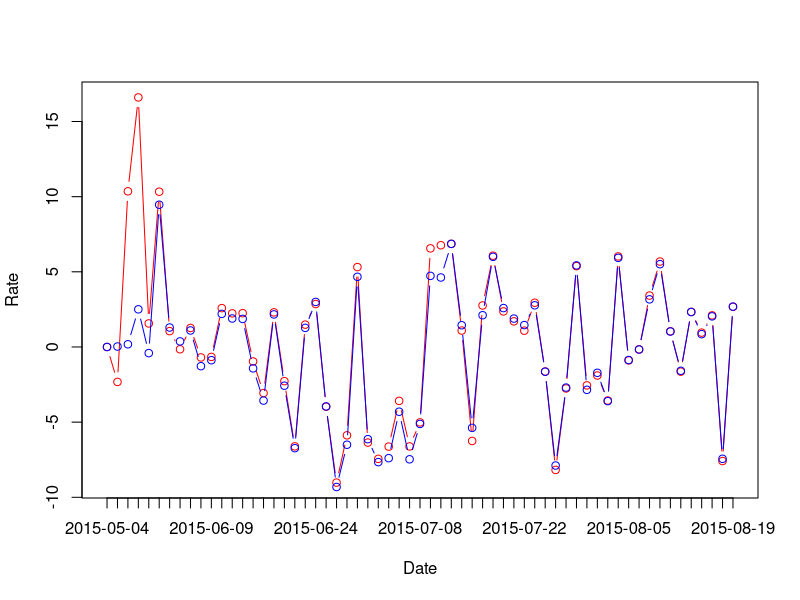
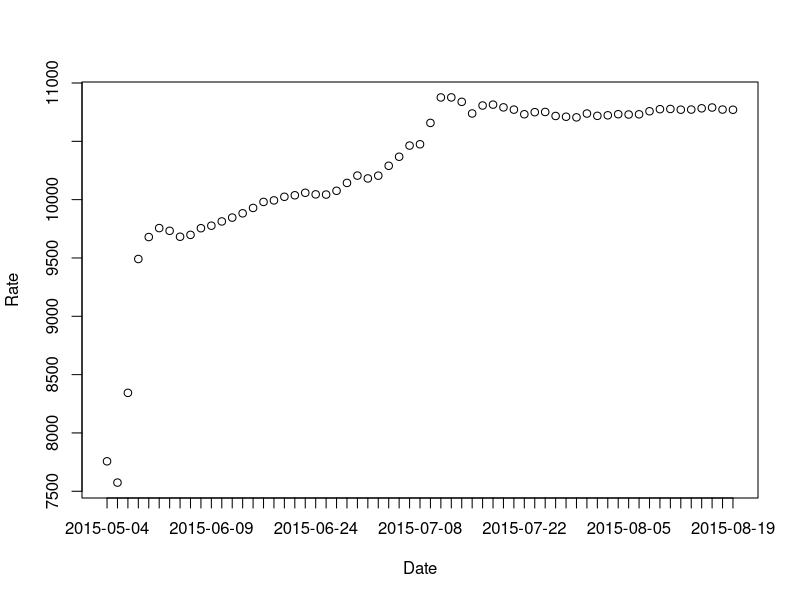
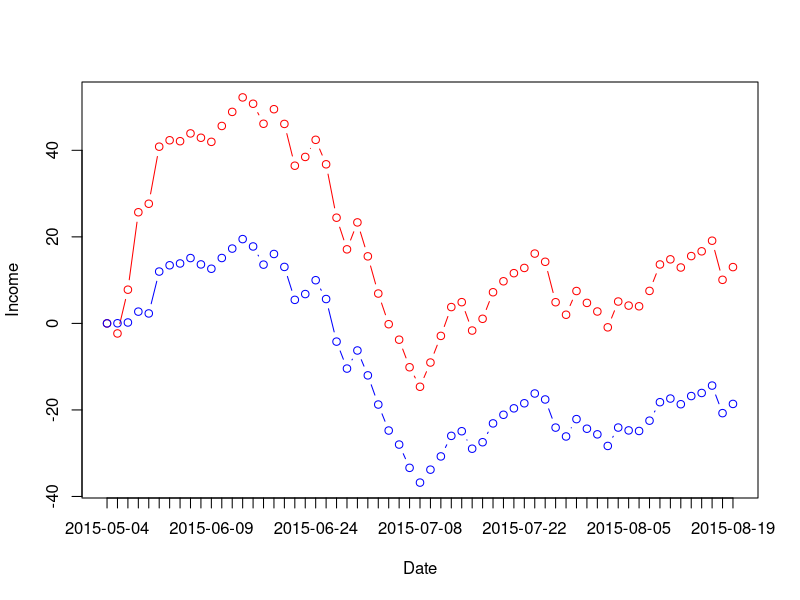

Source code (R) for these figures, in order:
tj100 <- read.table("tj100.csv", sep=',', header=TRUE, stringsAsFactors=FALSE)
tj100$Date <- as.Date(tj100$Date, "%Y-%m-%d")
tj100 <- tj100[order(tj100$Date),]
tj100 <- na.omit(tj100)

for (i in 2:length(tj100$Date)) tj100[i, "IndexRate"] <- (tj100[i, "Close"] / tj100[i - 1, "Close"] - 1) * 100
tj100[1, "IndexRate"] <- 0
for (i in 2:length(tj100$Date)) tj100[i, "FundRate"] <- (tj100[i, "Net"] / tj100[i - 1, "Net"] - 1) * 100
tj100[1, "FundRate"] <- 0

plot(tj100$IndexRate, type='b', col='red', xaxt='n', xlab='Date', ylab='Rate')
lines(tj100$FundRate, type='b', col='blue')
axis(1, 1:length(tj100$Date), labels=tj100$Date)

tj100$FixRate <- tj100$Close/tj100$Net
dev.new()
plot(tj100$FixRate, xaxt='n', xlab='Date', ylab='Rate')
axis(1, 1:length(tj100$Date), labels=tj100$Date)

start <- 1
tj100$IndexIncome <- (tj100$Close / tj100[start, 'Close'] - 1) * 100
tj100$FundIncome <- (tj100$Net /tj100[start, 'Net'] - 1) * 100
max4p <- max(tj100$IndexIncome, tj100$FundIncome)
min4p <- min(tj100$IndexIncome, tj100$FundIncome)
dev.new()
plot(tj100$IndexIncome, type='b', col='red', xaxt='n', xlab='Date', ylab='Income', ylim=c(min4p, max4p))
lines(tj100$FundIncome, type='b', col='blue')
axis(1, 1:length(tj100$Date), labels=tj100$Date)

startDate <- as.Date('2015-06-02', '%Y-%m-%d')
tmp_tj100 <- tj100[which(tj100$Date >= startDate),]
mean(tmp_tj100$FundRate - tmp_tj100$IndexRate)
sd(tmp_tj100$FundRate - tmp_tj100$IndexRate)